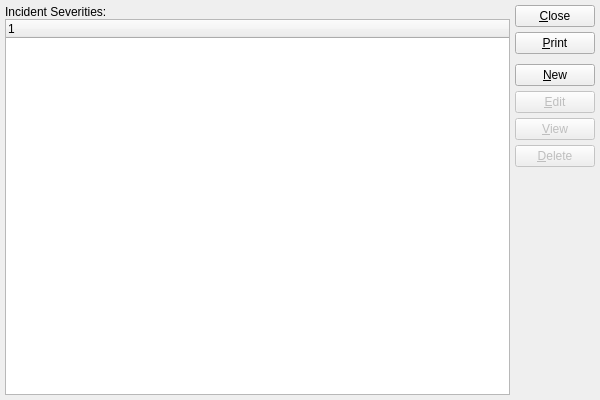
<?xml version="1.0" encoding="UTF-8"?>
<ui version="4.0">
 <comment>This file is part of the xTuple ERP: PostBooks Edition, a free and
open source Enterprise Resource Planning software suite,
Copyright (c) 1999-2018 by OpenMFG LLC, d/b/a xTuple.
It is licensed to you under the Common Public Attribution License
version 1.0, the full text of which (including xTuple-specific Exhibits)
is available at www.xtuple.com/CPAL.  By using this software, you agree
to be bound by its terms.</comment>
 <class>incidentSeverities</class>
 <widget class="QWidget" name="incidentSeverities">
  <property name="geometry">
   <rect>
    <x>0</x>
    <y>0</y>
    <width>600</width>
    <height>400</height>
   </rect>
  </property>
  <property name="windowTitle">
   <string>List Incident Severities</string>
  </property>
  <layout class="QGridLayout" name="gridLayout">
   <item row="0" column="0">
    <layout class="QVBoxLayout">
     <property name="spacing">
      <number>0</number>
     </property>
     <item>
      <widget class="QLabel" name="_incidentSeveritiesLit">
       <property name="text">
        <string>Incident Severities:</string>
       </property>
      </widget>
     </item>
     <item>
      <widget class="XTreeWidget" name="_incidentSeverities">
       <property name="sizePolicy">
        <sizepolicy hsizetype="Expanding" vsizetype="Expanding">
         <horstretch>0</horstretch>
         <verstretch>0</verstretch>
        </sizepolicy>
       </property>
      </widget>
     </item>
    </layout>
   </item>
   <item row="0" column="1">
    <layout class="QVBoxLayout" name="verticalLayout">
     <item>
      <widget class="QPushButton" name="_close">
       <property name="text">
        <string>&amp;Close</string>
       </property>
      </widget>
     </item>
     <item>
      <widget class="QPushButton" name="_print">
       <property name="text">
        <string>&amp;Print</string>
       </property>
      </widget>
     </item>
     <item>
      <spacer name="verticalSpacer">
       <property name="orientation">
        <enum>Qt::Vertical</enum>
       </property>
       <property name="sizeType">
        <enum>QSizePolicy::Preferred</enum>
       </property>
       <property name="sizeHint" stdset="0">
        <size>
         <width>20</width>
         <height>5</height>
        </size>
       </property>
      </spacer>
     </item>
     <item>
      <widget class="QPushButton" name="_new">
       <property name="text">
        <string>&amp;New</string>
       </property>
      </widget>
     </item>
     <item>
      <widget class="QPushButton" name="_edit">
       <property name="enabled">
        <bool>false</bool>
       </property>
       <property name="text">
        <string>&amp;Edit</string>
       </property>
      </widget>
     </item>
     <item>
      <widget class="QPushButton" name="_view">
       <property name="enabled">
        <bool>false</bool>
       </property>
       <property name="text">
        <string>&amp;View</string>
       </property>
      </widget>
     </item>
     <item>
      <widget class="QPushButton" name="_delete">
       <property name="enabled">
        <bool>false</bool>
       </property>
       <property name="text">
        <string>&amp;Delete</string>
       </property>
      </widget>
     </item>
     <item>
      <spacer>
       <property name="orientation">
        <enum>Qt::Vertical</enum>
       </property>
       <property name="sizeType">
        <enum>QSizePolicy::Expanding</enum>
       </property>
       <property name="sizeHint" stdset="0">
        <size>
         <width>20</width>
         <height>20</height>
        </size>
       </property>
      </spacer>
     </item>
    </layout>
   </item>
  </layout>
 </widget>
 <layoutdefault spacing="5" margin="5"/>
 <customwidgets>
  <customwidget>
   <class>XTreeWidget</class>
   <extends>QTreeWidget</extends>
   <header>xtreewidget.h</header>
   <container>1</container>
  </customwidget>
 </customwidgets>
 <tabstops>
  <tabstop>_incidentSeverities</tabstop>
  <tabstop>_new</tabstop>
  <tabstop>_edit</tabstop>
  <tabstop>_view</tabstop>
  <tabstop>_delete</tabstop>
  <tabstop>_print</tabstop>
  <tabstop>_close</tabstop>
 </tabstops>
 <resources/>
 <connections>
  <connection>
   <sender>_close</sender>
   <signal>clicked()</signal>
   <receiver>incidentSeverities</receiver>
   <slot>close()</slot>
   <hints>
    <hint type="sourcelabel">
     <x>20</x>
     <y>20</y>
    </hint>
    <hint type="destinationlabel">
     <x>20</x>
     <y>20</y>
    </hint>
   </hints>
  </connection>
  <connection>
   <sender>_incidentSeverities</sender>
   <signal>valid(bool)</signal>
   <receiver>_view</receiver>
   <slot>setEnabled(bool)</slot>
   <hints>
    <hint type="sourcelabel">
     <x>20</x>
     <y>20</y>
    </hint>
    <hint type="destinationlabel">
     <x>20</x>
     <y>20</y>
    </hint>
   </hints>
  </connection>
 </connections>
</ui>
